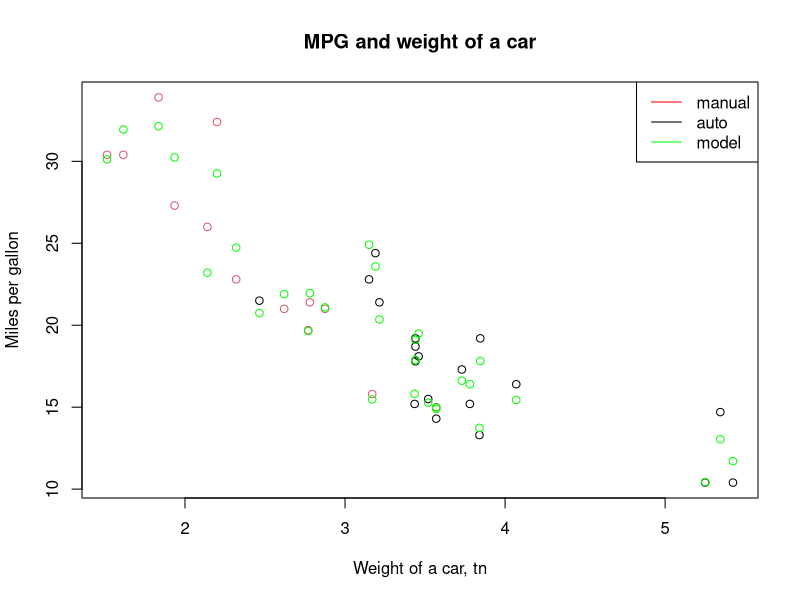
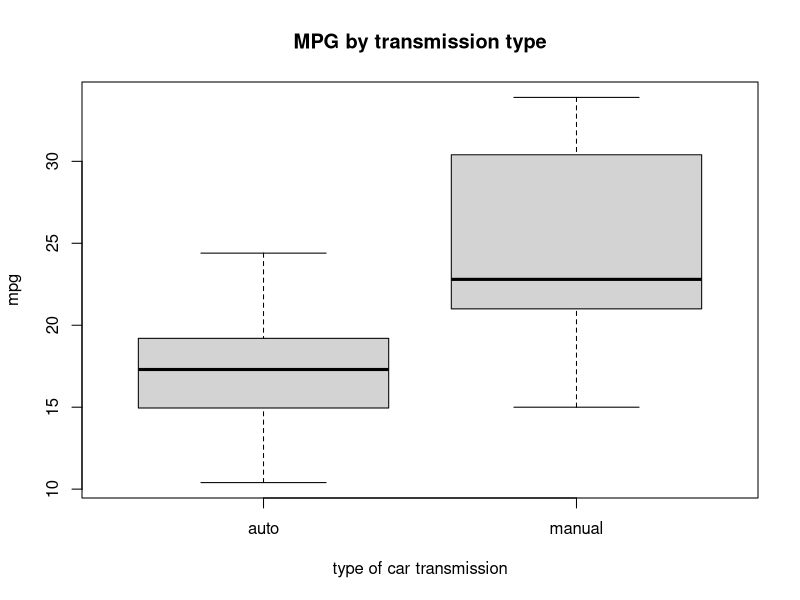
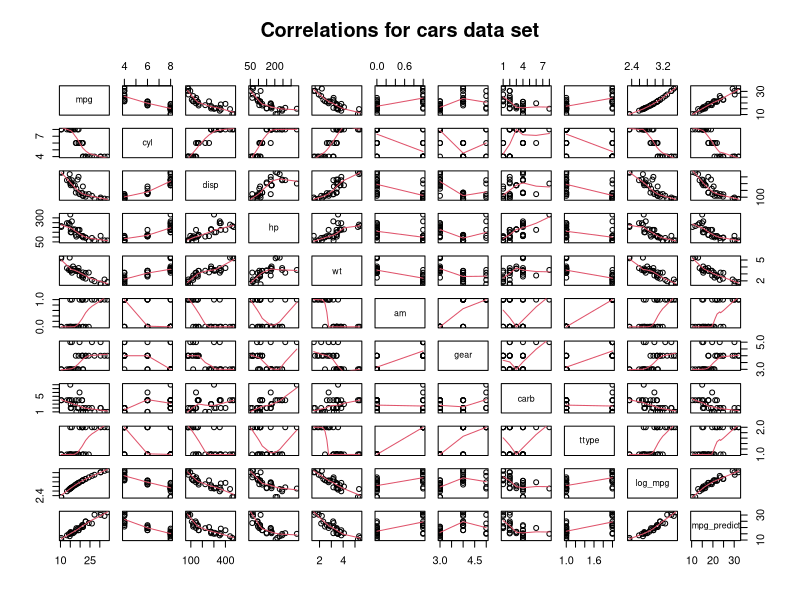
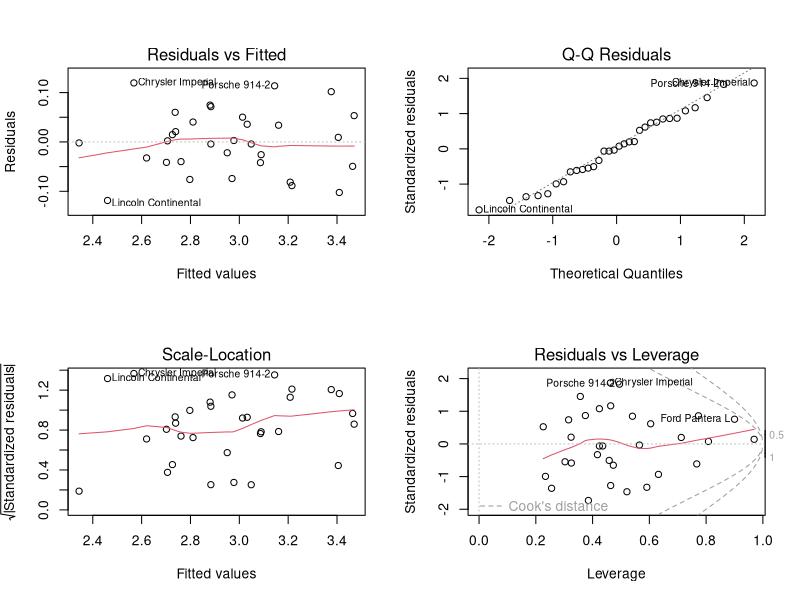
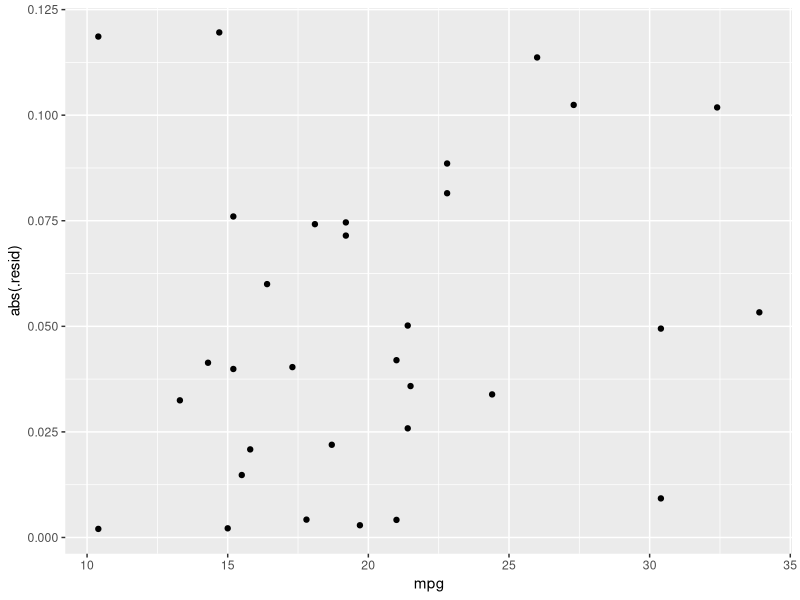
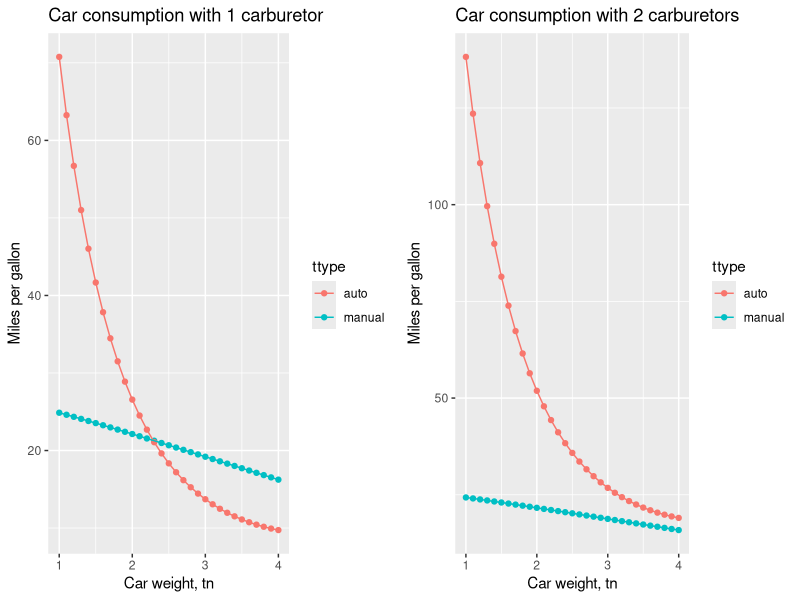
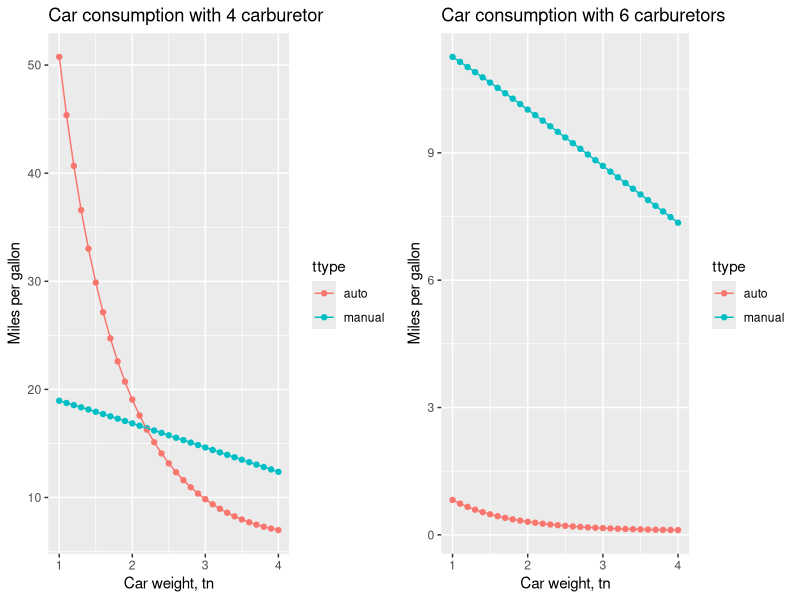

Here is the R script that generated these plots, in order:
## ---- chunk 1
# library preparing
library(ggplot2)
library(broom)
library(grid)
library(gridExtra)
data(mtcars)
## ---- chunk 2
head(mtcars)
dim(mtcars)
## ---- chunk 3
mtcars <- subset(mtcars, select = -c(vs, qsec, drat))
mtcars$ttype[which(mtcars$am==1)] <- "manual"
mtcars$ttype[which(mtcars$am==0)] <- "auto"
mtcars$ttype <- as.factor(mtcars$ttype)
## ---- chunk 4
mtcars_inf_check <- t.test(mtcars$mpg ~ mtcars$am)
mtcars_inf_check$p.value 
## ---- chunk 5
auto_model2 <- lm(data = mtcars, mpg~disp+hp+gear+carb+wt+cyl+
                    I(disp*am)+I(hp*am)+I(gear*am)+I(carb*am)+I(wt*am)+I(cyl*am))
summary(auto_model2) 
stepModel <- step(auto_model2, k=log(nrow(mtcars)))
summary(stepModel) 
## ---- chunk 6
auto_model2 <- lm(data = mtcars, mpg~disp+hp+gear+carb+wt+cyl+
  I(disp*am)+I(hp*am)+I(gear*am)+I(carb*am)+I(wt*am)+I(cyl*am)+
  I(disp^2)+I(hp^2)+I(gear^2)+I(carb^2)+I(wt^2)+I(cyl^2)+
  I(disp^2*am)+I(hp^2*am)+I(gear^2*am)+I(carb^2*am)+I(wt^2*am)+I(cyl^2*am))
summary(auto_model2) 
stepModel <- step(auto_model2, k=log(nrow(mtcars)))
summary(stepModel) 
## ---- chunk 7
mtcars$log_mpg <- log(mtcars$mpg)
auto_model2 <- lm(data = mtcars, log_mpg~wt+hp+disp+cyl+carb+
  I(wt*am)+I(disp*am)+I(cyl*am)+I(carb*am)+
  I(wt^2)+I(hp^2)+I(disp^2)+I(cyl^2)+I(carb^2)+
  I(wt^2*am)+I(hp^2*am)+I(disp^2*am)+I(cyl^2*am)+I(carb^2*am))
summary(auto_model2) 
base_model <- step(auto_model2, k=log(nrow(mtcars)))
summary(base_model) 
confint(base_model)
## ---- chunk 8
summary(base_model)
## ---- chunk 9
# manual tranmission car example
manual <- matrix(c(cyl=4, disp=200, hp=150, wt=3.0, am=1, gear=4, carb=4), nrow = 1, ncol = 7)
manual <- as.data.frame(manual)
names(manual) <- c("cyl", "disp", "hp", "wt", "am", "gear", "carb")
# automatic tranmission car example
auto <- manual # copy all parameters from manual transmission
auto$am <- 0 # make a cer with automatic transmission
# compare our cars
exp(predict(base_model, newdata = manual)) - exp(predict(base_model, newdata = auto))
## ---- chunk 10
sum((abs(dfbetas(base_model)))>1) # >1 - due to small value of n (=32)
## ---- chunk 11
mtcars$mpg_predict <- exp(predict(base_model, newdata = mtcars))
plot(y=mtcars$mpg, x=mtcars$wt, type='p', ylab ="Miles per gallon", 
     xlab="Weight of a car, tn", main = "MPG and weight of a car", col=mtcars$ttype)
points(y=mtcars$mpg_predict, x=mtcars$wt, type='p', col='green')
legend('topright', c("manual","auto","model"), lty=c(1,1,1), col=c("red","black","green")) 

boxplot(data = mtcars,mpg ~ ttype, xlab="type of car transmission", ylab="mpg",
        main="MPG by transmission type")
## ---- chunk 12
pairs(mtcars, panel=panel.smooth, main="Correlations for cars data set")
## ---- chunk 13
par(mfrow = c(2, 2))
plot(base_model)
## ---- chunk 14
mtcars <- augment(base_model, mtcars) # include residual into dataset
qplot(data=mtcars, mpg, abs(.resid)) # have a look for residuals
## ---- chunk 15
# manual transmission car example
manual <- matrix(nrow = 31, ncol = 7)
manual <- as.data.frame(manual)
names(manual) <- c("cyl", "disp", "hp", "wt", "am", "gear", "carb")
manual$hp <- 150
manual$cyl <- 4
manual$disp <- 200
manual$wt <- seq(1.0, 4.0, by=0.1)
manual$am <- 1
manual$gear <- 4
manual$carb <- 1
# prepare from 1 to 8 range of carburetors
B <- manual # make a copy of data set
for (i in 2:8) {
  manual$carb <- i
  B <- rbind(B, manual)
}
manual <- B
manual$mpg <- exp(predict(base_model, newdata = manual))

# automatic tranmission car example
auto <- B
auto$am <- 0
auto$mpg <- exp(predict(base_model, newdata = auto))

# comparing dataset 
A <- rbind(manual, auto)
A$carb <- as.factor(A$carb)
A$am <- as.factor(A$am)
A$ttype <- "auto"
A$ttype[which(A$am==1)] <- "manual"
## ---- chunk 16
B <- A[which(A$carb==1),]
p1 <- qplot(y=mpg,  x=wt,  data =   B, color  = ttype,  geom    =   c("point", "line"), xlab = "Car weight, tn", main = "Car consumption with 1 carburetor", ylab = "Miles per gallon")
B <- A[which(A$carb==2),]
p2 <- qplot(y=mpg,  x=wt,  data =   B, color  = ttype,  geom    =   c("point", "line"), xlab = "Car weight, tn", main = "Car consumption with 2 carburetors", ylab = "Miles per gallon")
grid.arrange(p1, p2, ncol = 2)

B <- A[which(A$carb==4),]
p1 <- qplot(y=mpg,  x=wt,  data =   B, color  = ttype,  geom    =   c("point", "line"), xlab = "Car weight, tn", main = "Car consumption with 4 carburetor", ylab = "Miles per gallon")
B <- A[which(A$carb==6),]
p2 <- qplot(y=mpg,  x=wt,  data =   B, color  = ttype,  geom    =   c("point", "line"), xlab = "Car weight, tn", main = "Car consumption with 6 carburetors", ylab = "Miles per gallon")
grid.arrange(p1, p2, ncol = 2)
